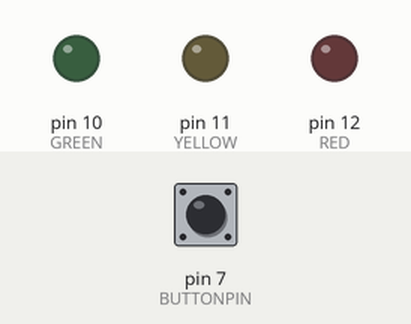
Simulated run of this sketch. Board: Arduino Uno, built with avr-gcc and run on an emulated ATmega328P. Parts: output pins drawn as LEDs (lit = HIGH). Dashed ring = blinking. The test bench sets the inputs (shaded band); at power-on: pin 7 (BUTTONPIN) HIGH.

Above: at 1.2 s.
1.3 s: pin 7 (BUTTONPIN) pulled LOW for 1 s
At 2.9 s:
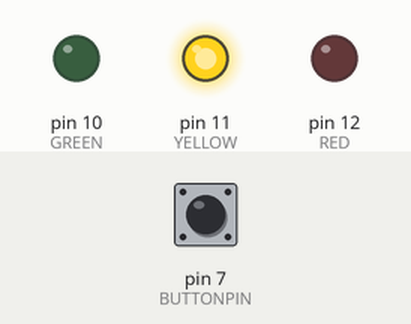
3.8 s: pin 7 (BUTTONPIN) pulled LOW for 0.15 s
At 4.1 s:
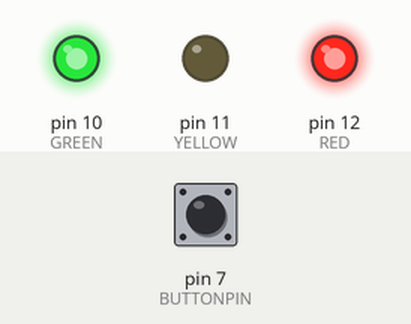
5.4 s: pin 7 (BUTTONPIN) pulled LOW for 3.2 s
At 5.85 s:
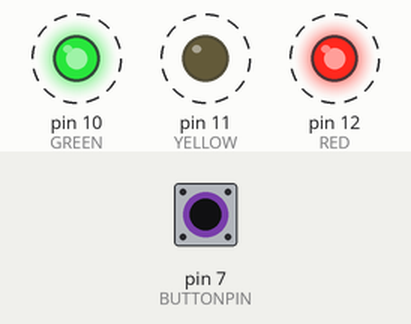
Timing chart, 0 to 9.9 s (numbered marks = the images above; inputs shaded):
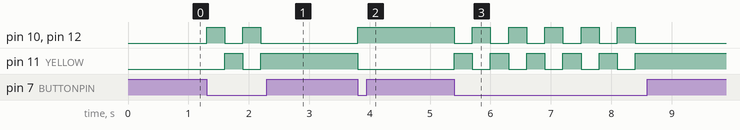

The sketch:

trafficLigh_Func_.ino
```cpp
#define RED 12
#define YELLOW 11
#define GREEN 10
#define BUTTONPIN 7
int led_brightness =1;
byte LED_ARRAY[3] = {RED,YELLOW,GREEN};

void setup_led()
{
  for(int i=0;i<3;i++)
  {
    pinMode(LED_ARRAY[i],OUTPUT);
  }
}

void LED_STATE()
{
  for (int i=0;i<3;i++)
  {
    digitalWrite(LED_ARRAY[i],LOW);
  }
}

void LED_TOGGLE()
{

    if (led_brightness == 1)
    {
      digitalWrite(RED,HIGH);
      digitalWrite(GREEN,HIGH);
      digitalWrite(YELLOW,LOW);
      led_brightness = 2;

    }
    else
    {
      digitalWrite(YELLOW,HIGH);
      digitalWrite(RED,LOW);
      digitalWrite(GREEN,LOW);
      led_brightness = 1;
    }

}
void setup() {
  pinMode(BUTTONPIN,INPUT);
  setup_led();
  LED_STATE();
}

void loop() {
  if(digitalRead(BUTTONPIN)==LOW)
  {
    LED_TOGGLE();
    delay(300);
  }

}
```

Measured:
- after the input at 1.3 s, pin 10 (GREEN), pin 12 (RED): alternates HIGH for 0.30 s and LOW for 0.30 s, 4 changes in all, then stays LOW, starting at once; pin 11 (YELLOW): LOW → HIGH after 0.30 s, → LOW 0.30 s later, → HIGH 0.30 s later
- after the input at 3.8 s, pin 10 (GREEN), pin 12 (RED): LOW → HIGH at once; pin 11 (YELLOW): HIGH → LOW at once
- after the input at 5.4 s, pin 10 (GREEN), pin 12 (RED): alternates HIGH for 0.30 s and LOW for 0.30 s, 11 changes in all, then stays LOW, starting at once; pin 11 (YELLOW): alternates HIGH for 0.30 s and LOW for 0.30 s, 11 changes in all, then stays HIGH, starting at once
